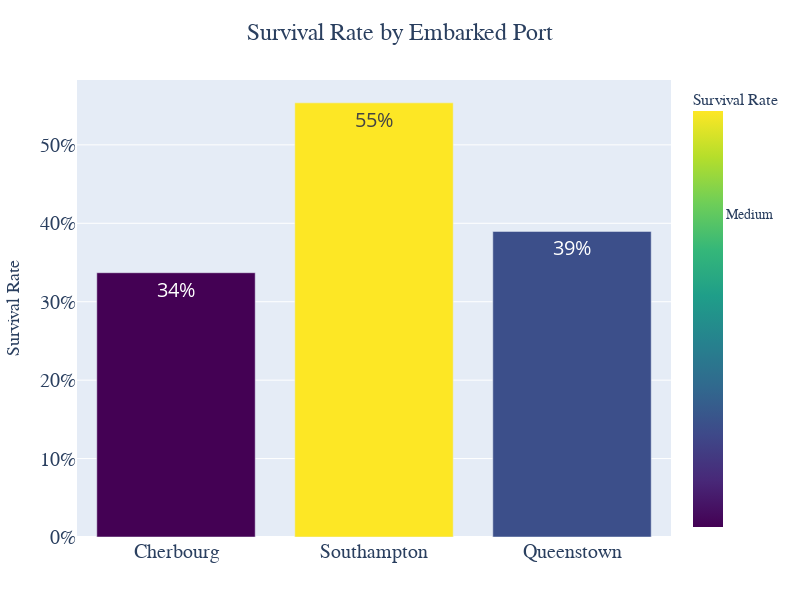

Notebook code for this chart:
### Code cell
# Calculate the survival rate by embarkation port
embarked_survival_rates = train_titanic_dropped.groupby('Embarked')['Survived'].mean().reset_index()
embarked_survival_rates.columns = ['Embarked', 'Survival Rate']

# Plotting with Plotly
fig = px.bar(embarked_survival_rates,
             x = 'Embarked',
             y = 'Survival Rate',
             title = 'Survival Rate by Embarked Port',
             labels = {'Embarked': '', 'Survival Rate': 'Survival Rate'},
             color = 'Survival Rate',  # Optional: Color bars based on survival rate

             #color_discrete_map={'0': '#FF9999', '1': '#66B3FF', '2': '#66B3FB'},  # Softer colors

             color_continuous_scale = 'Viridis',  # Use a color scale for a nicer look
             text_auto = True,  # Add text labels on bars
             )

# Customize layout
fig.update_layout(
    title = {
        'text': 'Survival Rate by Embarked Port',
        'font': {'size': 24, 'family': 'Arial'},  # Title font size and family
        'x': 0.5  # Center title
    },

    yaxis_title = {
        'text': 'Survival Rate',
        'font': {'size': 18, 'family': 'Arial'},  # Y-axis title font size and family
    },
    xaxis = dict(
        tickvals = ['0', '1', '2'],
        ticktext = ['Cherbourg', 'Southampton', 'Queenstown'],  # Custom labels for embarkation ports
        tickfont = {'size': 20, 'family': 'Arial'},  # X-axis tick font size and family
    ),
    yaxis = dict(
        tickformat = '.0%',  # Format y-axis ticks as percentages
        tickfont = {'size': 20, 'family': 'Arial'},  # Y-axis tick font size and family
    ),
    width=800,  # Set the width of the plot
    height=600,  # Set the height of the plot
    margin=dict(l=50, r=50, t=80, b=50),  # Adjust margins
    coloraxis_colorbar={
        'title': 'Survival Rate',  # Title for colorbar
        'tickvals': [0, 0.5, 1],  # Colorbar ticks
        'ticktext': ['Low', 'Medium', 'High'],  # Colorbar labels
        'title_font': {'size': 16, 'family': 'Arial'},  # Colorbar title font size and family
        'tickfont': {'size': 14, 'family': 'Arial'},  # Colorbar tick font size and family
    },
)

# Update text label font size
fig.update_traces(
    #textfont=dict(size=16, color='black'),  # Font size and color for text labels inside bars
 #   marker=dict(line=dict(color='black', width=1))  # Outline color and width for bars

# Update text label font size

    textfont=dict(size=20)  # Font size for text labels inside bars




)

# Show plot
fig.show()

### Figure 1 — Plotly figure (JSON) as saved in the notebook; plotly's stock layout.template omitted (floating-point values rounded to 4 significant figures)
{"data": [{"alignmentgroup": "True", "hovertemplate": "=%{x}<br>Survival Rate=%{marker.color}<extra></extra>", "legendgroup": "", "marker": {"color": [0.337, 0.5536, 0.3896], "coloraxis": "coloraxis", "pattern": {"shape": ""}}, "name": "", "offsetgroup": "", "orientation": "v", "showlegend": false, "textfont": {"size": 20}, "textposition": "auto", "texttemplate": "%{y}", "type": "bar", "x": [0, 1, 2], "xaxis": "x", "y": [0.337, 0.5536, 0.3896], "yaxis": "y"}], "layout": {"barmode": "relative", "coloraxis": {"colorbar": {"tickfont": {"family": "Arial", "size": 14}, "ticktext": ["Low", "Medium", "High"], "tickvals": [0, 0.5, 1], "title": {"font": {"family": "Arial", "size": 16}, "text": "Survival Rate"}}, "colorscale": [[0, "#440154"], [0.1111, "#482878"], [0.2222, "#3e4989"], [0.3333, "#31688e"], [0.4444, "#26828e"], [0.5556, "#1f9e89"], [0.6667, "#35b779"], [0.7778, "#6ece58"], [0.8889, "#b5de2b"], [1, "#fde725"]]}, "height": 600, "legend": {"tracegroupgap": 0}, "margin": {"b": 50, "l": 50, "r": 50, "t": 80}, "title": {"font": {"family": "Arial", "size": 24}, "text": "Survival Rate by Embarked Port", "x": 0.5}, "width": 800, "xaxis": {"anchor": "y", "domain": [0, 1], "tickfont": {"family": "Arial", "size": 20}, "ticktext": ["Cherbourg", "Southampton", "Queenstown"], "tickvals": ["0", "1", "2"], "title": {"text": ""}}, "yaxis": {"anchor": "x", "domain": [0, 1], "tickfont": {"family": "Arial", "size": 20}, "tickformat": ".0%", "title": {"font": {"family": "Arial", "size": 18}, "text": "Survival Rate"}}}}
